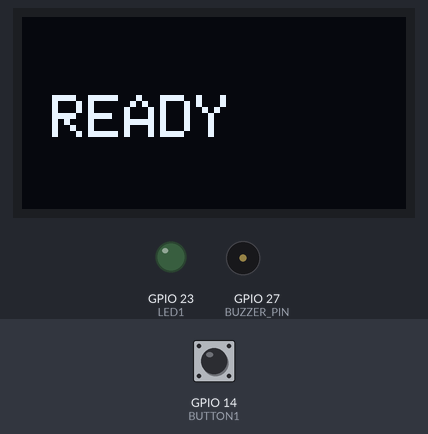
The program below on a simulated ESP32. Shown: 128×64 one-colour display, output pins drawn as LEDs (lit = HIGH), buzzer (waves = sounding). Inputs (shaded band) come from the test bench; at power-on: GPIO 14 (BUTTON1) HIGH.

Above: at 1.2 s.
1.3 s: GPIO 14 (BUTTON1) pulled LOW for 3.2 s
At 4.9 s:
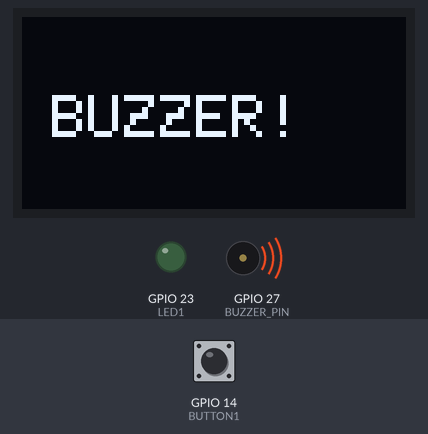
7.5 s: GPIO 14 (BUTTON1) pulled LOW for 0.15 s
At 8.8 s:
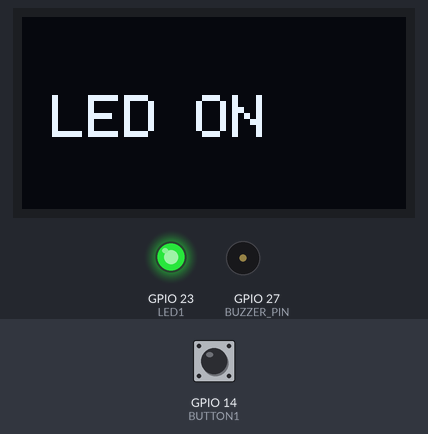
9.2 s: GPIO 14 (BUTTON1) pulled LOW for 1 s
At 10.5 s:
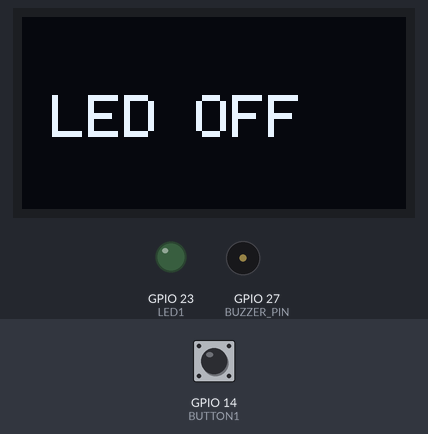
Timing chart, 0 to 12.2 s (numbered marks = the images above; inputs shaded):
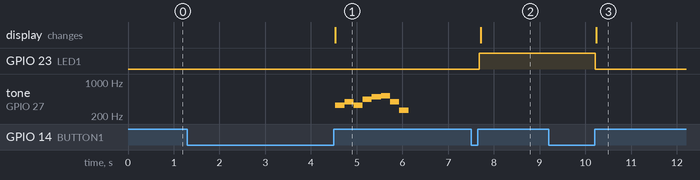

Measured:
- after the input at 1.3 s, tone on GPIO 27 (BUZZER_PIN): plays 330 Hz for 0.20 s, 392 Hz for 0.20 s, 330 Hz for 0.20 s, 440 Hz for 0.20 s, 494 Hz for 0.20 s, 523 Hz for 0.20 s … (8 notes in this stretch), starting after 3.2 s; the display: changes after 3.2 s (image 1)
- after the input at 7.5 s, GPIO 23 (LED1): LOW → HIGH after 0.18 s; the display: changes after 0.21 s (image 2)
- after the input at 9.2 s, GPIO 23 (LED1): HIGH → LOW after 1.0 s; the display: changes after 1.0 s (image 3)

The program:

main.cpp
```cpp
// Task B — Use a single button with press-type detection
// Short press → toggle LED & Long press (> 1.5 s) → play a buzzer tone
// Embedded IoT System Fall-2025

// Name: Rida Khan                 Reg#: 23-NTU-CS-1087
// Class/Section: BSCS-5B

#include <Arduino.h>
#include <Wire.h>
#include <Adafruit_GFX.h>
#include <Adafruit_SSD1306.h>

#define LED1       23
#define BUTTON1    14
#define BUZZER_PIN 27

#define PWM_CH      0
#define FREQ        2000
#define RESOLUTION  10

#define SCREEN_WIDTH 128
#define SCREEN_HEIGHT 64
#define OLED_ADDR 0x3C
Adafruit_SSD1306 display(SCREEN_WIDTH, SCREEN_HEIGHT, &Wire, -1);

bool ledState = false;
unsigned long pressStart = 0;
bool buttonPressed = false;

void playBuzzerTone() {
  int melody[] = {
    330, 392, 330, 440, 494, 523, 392,
    262, 330, 392, 262, 196, 262, 330
  };

  for (int i = 0; i < 8; i++) {
    ledcWriteTone(PWM_CH, melody[i]);
    delay(200);
  }
  ledcWrite(PWM_CH, 0);
}

void setup() {
  pinMode(LED1, OUTPUT);
  pinMode(BUTTON1, INPUT_PULLUP);

  // Buzzer setup
  ledcSetup(PWM_CH, FREQ, RESOLUTION);
  ledcAttachPin(BUZZER_PIN, PWM_CH);

  // OLED setup
  Wire.begin(21, 22);
  if (!display.begin(SSD1306_SWITCHCAPVCC, OLED_ADDR)) {
    for (;;);
  }
  display.clearDisplay();
  display.setTextSize(2);
  display.setTextColor(SSD1306_WHITE);
  display.setCursor(10, 26);
  display.println("READY");
  display.display();
}

void loop() {
  // first time button is pressed, the start time is saved in pressStart
  if (digitalRead(BUTTON1) == LOW) {
    if (!buttonPressed) {
      buttonPressed = true;
      pressStart = millis();
      // millis() returns how many milliseconds the arduino has been running
    }
  } else if (buttonPressed) { // this code runs when button is released
    unsigned long pressDuration = millis() - pressStart;
    // press duration = current time - start time
    buttonPressed = false;

    if (pressDuration < 1500) {
      // short press, led toggled
      ledState = !ledState;
      digitalWrite(LED1, ledState ? HIGH : LOW);
      // Set LED1 to HIGH if ledState is true, otherwise set it to LOW

      display.clearDisplay();
      display.setCursor(10, 26);
      display.println(ledState ? "LED ON" : "LED OFF");
      display.display();

    } else {
      // long press, buzzer plays melody
      display.clearDisplay();
      display.setCursor(10, 26);
      display.println("BUZZER!");
      display.display();
      playBuzzerTone();
    }
  }
  delay(50);
}
```
